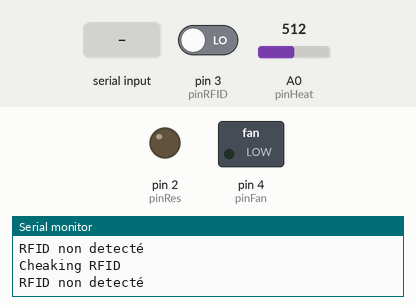
Recording of a sketch running on a simulated Arduino Uno, built with avr-gcc and run on an emulated ATmega328P. On the bench: switched loads named in the sketch (green lamp = pin HIGH), output pins drawn as LEDs (lit = HIGH), the last lines printed to the serial monitor. Inputs (shaded band) come from the test bench; at power-on: pin 3 (pinRFID) LOW, A0 (pinHeat) = 512.

Above: at 2.4 s.
2.5 s: pin 3 (pinRFID) driven HIGH
4.7 s: "90,45\n" received over Serial
At 5.6 s:
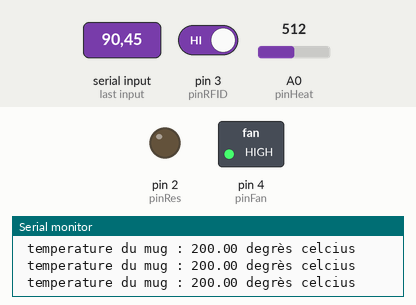
Timing chart, 0 to 7.7 s (numbered marks = the images above; inputs shaded):
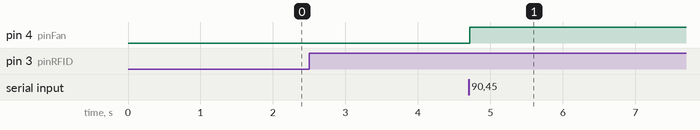

Measured:
- after the input at 4.7 s, pin 4 (pinFan): LOW → HIGH at once

The sketch:

code_arduino.ino
```cpp
/*    attention

Du au limitations de tinkerCad, certains composants on été
remplacés par d'autres solution pour les test :
detection RFID : intérupteur glissière
envoie de donnée via smartphone : simulé par la console
affichage donnée sur smartphone : console
ventillateur : led bleu
resistance chauffante : led rouge

*/
#include <Adafruit_NeoPixel.h>

#define PIN 5	 // input pin Neopixel is attached to

#define NUMPIXELS      12 // number of neopixels in strip

Adafruit_NeoPixel pixels = Adafruit_NeoPixel(NUMPIXELS, PIN, NEO_GRB + NEO_KHZ800);

int pinRFID = 3;
int buttonState = 0;

int pinFan = 4;
int pinHeat = A0;
int pinRes = 2;

String readString;

const int STANDBY = 1;
const int WORKING = 2;
const int READY = 3;

int batteryValue = 0;
float batteryVoltage;
float batteryPerc;

int userTemp =37;


void setup()
{
  Serial.begin(9600);

  pinMode(pinFan, OUTPUT);
  pinMode(pinRes, OUTPUT);
  pinMode(pinHeat, INPUT);

  pinMode(pinRFID, INPUT);

  digitalWrite(pinFan, LOW);
  digitalWrite(pinRes, LOW);

  //Passer led statut a bleue
  setLedStatus(STANDBY);


}

void loop()
{
  Serial.println("Cheaking RFID");
  buttonState = digitalRead(pinRFID);
  if(buttonState == HIGH){

    // Calcul du pourcentage de la batterie
    batteryValue = analogRead(A1);
    batteryVoltage = batteryValue * (5.0/1023);
    batteryPerc = constrain(map(batteryVoltage,0,5,0,100),0,255);
    Serial.print("Voltage de la batterie = ");
    Serial.print(batteryVoltage);
    Serial.println("v");
    Serial.print("Niveau de la batterie = ");
    Serial.print(batteryPerc);
    Serial.println("%");
    delay(50);

    //detecter la temperature
    float temperatureMug = lectureTemp();

    //afficher la temperature
    Serial.print(" la temperature du mug est de " + String(temperatureMug));
    Serial.println(" degres C");
    delay(50);

    //attendre input utilisateur (ici, deux caractères via console)
    Serial.println("Rentrez la température voulue : ");
    userTemp = getUserTemp();
    Serial.print("temperature rentré : ");
    Serial.print(userTemp);
    Serial.println(" °C ");

    //allumer ventilateur
    if((float)userTemp < temperatureMug){
      digitalWrite(pinFan, HIGH);
      digitalWrite(pinRes, LOW);

      //allumer led statut en rouge
      setLedStatus(WORKING);
      while((float)userTemp < temperatureMug ){
      temperatureMug = lectureTemp();
      Serial.print(" temperature du mug : ");
      Serial.print(temperatureMug);
      Serial.println(" degrès celcius ");
      }

    }
    //allumer resistance
    else if((float)userTemp > temperatureMug){
      digitalWrite(pinRes, HIGH);
      digitalWrite(pinFan, LOW);

    //allumer led statut en rouge
    setLedStatus(WORKING);

      while((float)userTemp > temperatureMug){
        temperatureMug = lectureTemp();
        Serial.print(" temperature du mug : ");
        Serial.print(temperatureMug);
        Serial.println(" degrès celcius ");

      if(temperatureMug > 60){
        Serial.println("ERROR : temperature trop elevé");
      }
    }

    }


    //temperature OK, eteindre les composants
    digitalWrite(pinRes, LOW);
    digitalWrite(pinFan, LOW);

    //atteindre bonne température
    //allumer led en vert pendant 2 minutes
    setLedStatus(READY);
    delay(8000);
    //allumer led en bleu
    setLedStatus(STANDBY);
  }
  else{
  	Serial.println("RFID non detecté");
    delay(800);
  }
}

void setLedStatus(int status){
  Serial.println("setting status led");
  switch (status) {
  case STANDBY://bleu
  for (int i=0; i < NUMPIXELS; i++) {
	pixels.setPixelColor(i, pixels.Color(0, 0, 255));
  }
    break;
  case WORKING://red
    for (int i=0; i < NUMPIXELS; i++) {
		pixels.setPixelColor(i, pixels.Color(255, 0, 0));
  	}
    break;
   case READY://green
    for (int i=0; i < NUMPIXELS; i++) {
		pixels.setPixelColor(i, pixels.Color(0, 255, 0));
  	}
    break;
  default:
    break;
	}
  pixels.show();

}

float lectureTemp(){
  	int reading = analogRead(A0);
	float volt = reading * 5.0;
 	volt = volt / 1024.0;
  	float temperature = (volt - 0.5) * 100 ;
  	return temperature;
}

int getUserTemp(){
  int n;
  int hasReceivedValue = 0;
  while(hasReceivedValue == 0){
    while (Serial.available()) {
      char c = Serial.read();  //gets one byte from serial buffer
      readString += c; //makes the String readString
      delay(2);  //slow looping to allow buffer to fill with next character
    }

    if (readString.length() >0) {
      Serial.println(readString);  //so you can see the captured String
      n = readString.toInt();  //convert readString into a number
      Serial.print("tempereature : ");
      Serial.println(n);
      readString="";
      hasReceivedValue = 1;
    }
  }
  return n;
}
```
